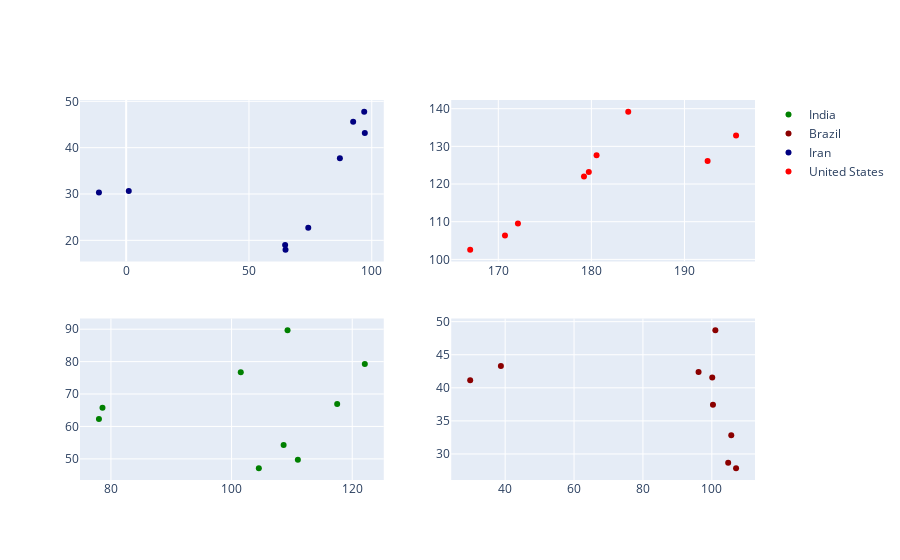

The cell this chart's notebook holds for it:
### Code cell
fig = make_subplots(rows=2, cols=2, start_cell="bottom-left")

for i, country_name in enumerate(countries_list):
    if i < 2:
        rrow = 1
        ccol = i + 1
    else:
        rrow = 2
        ccol = i - 1
    fig.add_trace(
        go.Scatter(
            y=df[country_name]["purchasing_power_incl_rent_index"],
            x=df[country_name]["quality_of_life_index"],
            mode="markers",
            name=country_name,
            marker_color=country_colors[country_name],
        ),
        row=rrow,
        col=ccol,
    )

fig.show()

### Figure 1 — Plotly figure (JSON) as saved in the notebook; plotly's stock layout.template omitted (floating-point values rounded to 4 significant figures)
{"data": [{"marker": {"color": "green"}, "mode": "markers", "name": "India", "type": "scatter", "x": [78.01, 78.6, 109.3, 101.5, 122.1, 117.5, 108.6, 104.5, 111.0], "xaxis": "x", "y": [62.33, 65.79, 89.65, 76.73, 79.27, 66.91, 54.3, 47.13, 49.72], "yaxis": "y"}, {"marker": {"color": "darkred"}, "mode": "markers", "name": "Brazil", "type": "scatter", "x": [38.76, 29.84, 101.0, 96.15, 100.1, 100.3, 105.6, 104.7, 107.0], "xaxis": "x2", "y": [43.29, 41.16, 48.69, 42.38, 41.55, 37.43, 32.81, 28.66, 27.85], "yaxis": "y2"}, {"marker": {"color": "navy"}, "mode": "markers", "name": "Iran", "type": "scatter", "x": [-11.08, 1.069, 96.93, 97.17, 92.43, 87.02, 74.14, 64.73, 64.89], "xaxis": "x3", "y": [30.33, 30.65, 47.73, 43.18, 45.6, 37.74, 22.69, 19.0, 17.98], "yaxis": "y3"}, {"marker": {"color": "red"}, "mode": "markers", "name": "United States", "type": "scatter", "x": [195.5, 192.5, 184.0, 179.7, 180.6, 179.2, 172.1, 167.0, 170.7], "xaxis": "x4", "y": [132.9, 126.1, 139.2, 123.2, 127.6, 122.0, 109.5, 102.6, 106.3], "yaxis": "y4"}], "layout": {"xaxis": {"anchor": "y", "domain": [0, 0.45]}, "xaxis2": {"anchor": "y2", "domain": [0.55, 1]}, "xaxis3": {"anchor": "y3", "domain": [0, 0.45]}, "xaxis4": {"anchor": "y4", "domain": [0.55, 1]}, "yaxis": {"anchor": "x", "domain": [0, 0.425]}, "yaxis2": {"anchor": "x2", "domain": [0, 0.425]}, "yaxis3": {"anchor": "x3", "domain": [0.575, 1]}, "yaxis4": {"anchor": "x4", "domain": [0.575, 1]}}}
